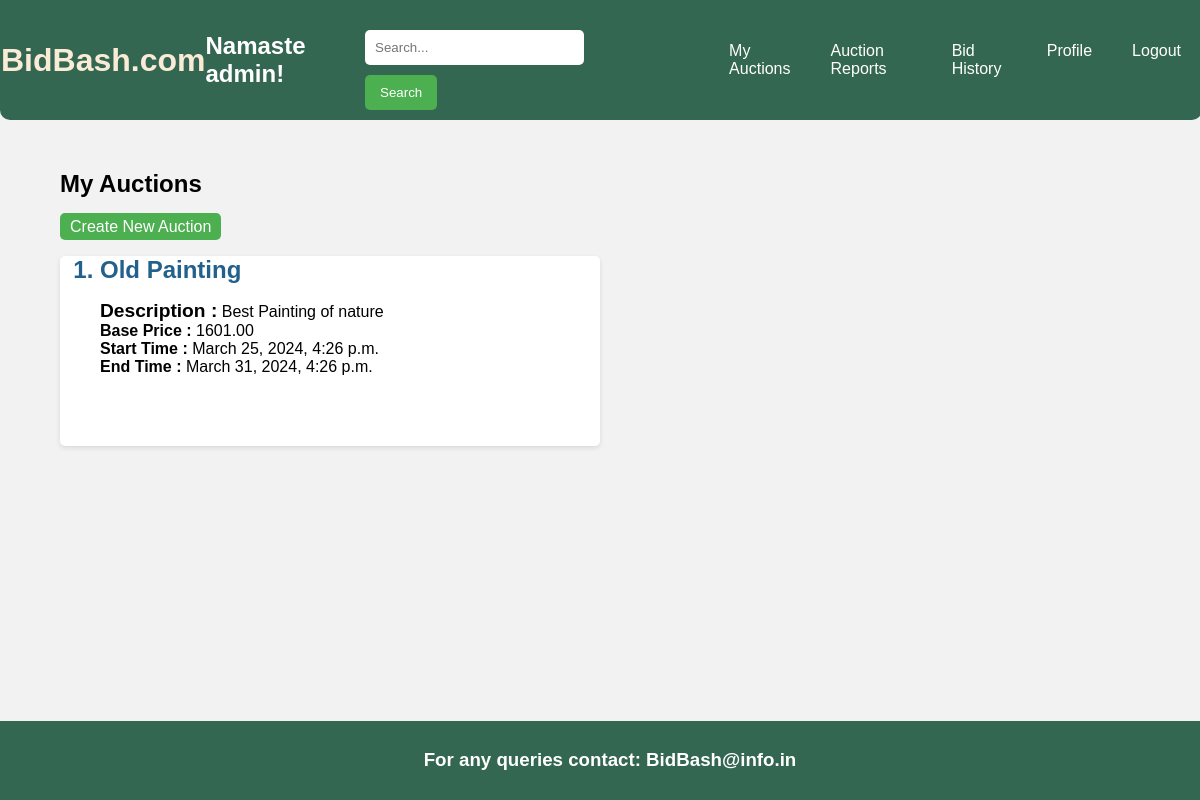
Screenshot of /my_auctions/ (signed in) with the database file from the repository.
### myapp/models.py (models this page shows, shortened)
class User(AbstractUser):
    contact_no = models.IntegerField(null=True)
    email = models.EmailField(max_length=254)
    first_name = models.CharField(max_length=30)
    last_name = models.CharField(max_length=30)

class AuctionItem(models.Model):
    name = models.CharField(max_length=100)
    description = models.TextField()
    category = models.CharField(max_length=100)
    seller = models.ForeignKey(User, on_delete=models.CASCADE)
    base_price = models.DecimalField(max_digits=10, decimal_places=2)
    start_time = models.DateTimeField()
    end_time = models.DateTimeField()
    highest_bid = models.DecimalField(max_digits=10, decimal_places=2, default=0)  # Set default value

### myapp/views.py (the view)
# urls.py: path('my_auctions/', views.my_auctions, name='my_auctions'),
def my_auctions(request):
    user = request.user
    current_time = timezone.now()
    user_auctions = AuctionItem.objects.filter(seller=user, end_time__gt=current_time)
    context = {
        'user' : user,
        'user_auctions' : user_auctions,
    }
    return render(request, 'my_auctions.html', context)

### templates/my_auctions.html (shortened to what this page needs)
{% extends 'base.html' %}
{% load static %}
{% block body %}
<div id="my_auctions">
<h2>My Auctions</h2>
<a class="bid-now" href="{% url 'create_auction' %}" class="btn btn-primary">Create New Auction</a>
{% if user_auctions %}
    <ul style="margin-top:20px; max-width: 500px; background-color: #fff; border-radius: 5px; box-shadow: 0 2px 5px rgba(0, 0, 0, 0.1);">
        {% for auction in user_auctions %}
            <a href="{% url 'item' auction.id %}" style="text-decoration: none; margin-top:20px;">
                <li style="font-weight: bolder; font-size: x-large; list-style-type:decimal; color:#21618C">{{ auction.name }}</li>
            </a>
            <p><b style="font-size: larger;">Description :</b> {{ auction.description}}<br>
            <b>Base Price : </b> {{ auction.base_price }} <br>
            <b>Start Time : </b> {{ auction.start_time }} <br>
            <b>End Time :</b>  {{ auction.end_time }} <br>
        </p>
            <br> <br> <br>
            {% endfor %}
    </ul>
{% else %}
    <p>You haven't organized any auctions yet.</p>
{% endif %}
</div>
{% endblock %}

### templates/base.html (shortened to what this page needs)
<!DOCTYPE html>
<html lang="en">
<head>
    {% load static %}
    <link rel="stylesheet" href="{% static 'styles.css' %}">
</head>
<body>
    <header>
        <a href="{% url 'home' %}" style="text-decoration:none; color: antiquewhite;"><h1>BidBash.com</h1></a>
        {% if user.is_authenticated %}
        <h2>Namaste {{ user.username }}!</h2>
        {% endif %}
        <div class="search-bar">
            <form action="{% url 'search_products' %}" method="GET">
                <input type="text" name="q" placeholder="Search...">
                <button type="submit">Search</button>
            </form>
        </div>
        <div class="menu">
            <a class="menu-icon" href="{% url 'my_auctions' %}">My Auctions</a>
            <a class="menu-icon" href="{% url 'auction_reports' %}">Auction Reports</a>
            <a class="menu-icon" href="{% url 'bid_history' %}">Bid History</a>
            <a class="menu-icon" href="{% url 'profile' %}">Profile</a>
            <a class="menu-icon" href="{% url 'logout' %}">Logout</a>
        </div>
    </header>
    <div class="content">
        {% block body %}
        {% endblock body %}
    </div>
    <footer>
        <h3>For any queries contact: BidBash@info.in</h3>
    </footer>
</body>
</html>

### static/styles.css (style rules this page uses)
body { font-family: Arial, sans-serif; margin: 0; padding: 0; background-color: #f2f2f2; min-height: 100vh; position: relative; }
header { background-color: #346751; color: #fff; border-radius: 0 0 10px 10px; padding: 10px 1px; display: flex; justify-content: space-between; align-items: center; position: fixed; top: 0; left: 0; width: 100%; z-index: 1000; }
.content { padding-top: 150px; padding-bottom: 60px; }
.search-bar { display: flex; width: 400px; }
.search-bar input[type="text"] { padding: 10px; width: 70%; border: none; border-radius: 5px; margin-right: 10px; }
.search-bar button { padding: 10px 15px; background-color: #4CAF50; color: white; border: none; border-radius: 5px; cursor: pointer; }
.menu { display: flex; }
.menu-icon { text-decoration: none; margin-left: 20px; margin-right: 20px; color: #fff; }
footer { position: absolute; bottom: 0; width: 100%; background-color: #346751; color: #fff; padding: 10px; text-align: center; }
.bid-now { margin-top: 10px; padding: 5px 10px; background-color: #4CAF50; color: white; border: none; border-radius: 5px; cursor: pointer; text-decoration: none; }
form { margin-top: 20px; }
input[type="email"], input[type="text"] { width: 100%; padding: 10px; margin-bottom: 10px; border: 1px solid #ccc; border-radius: 5px; }
button { padding: 10px 20px; background-color: #007bff; color: #fff; border: none; border-radius: 5px; cursor: pointer; }
#my_auctions { margin-left: 5%; }

### rows the page displays
User: username "admin"
AuctionItem: name "Old Painting", description "Best Painting of nature", base_price "1601.00", start_time "March 25, 2024, 4:26 p.m.", end_time "March 31, 2024, 4:26 p.m."
